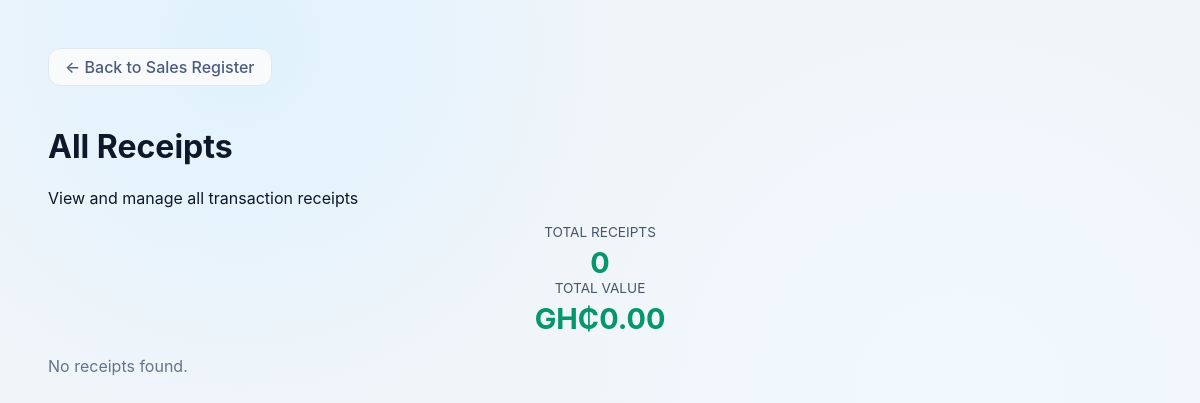
/receipts.php (signed in), run on an earlier commit of the app's database.
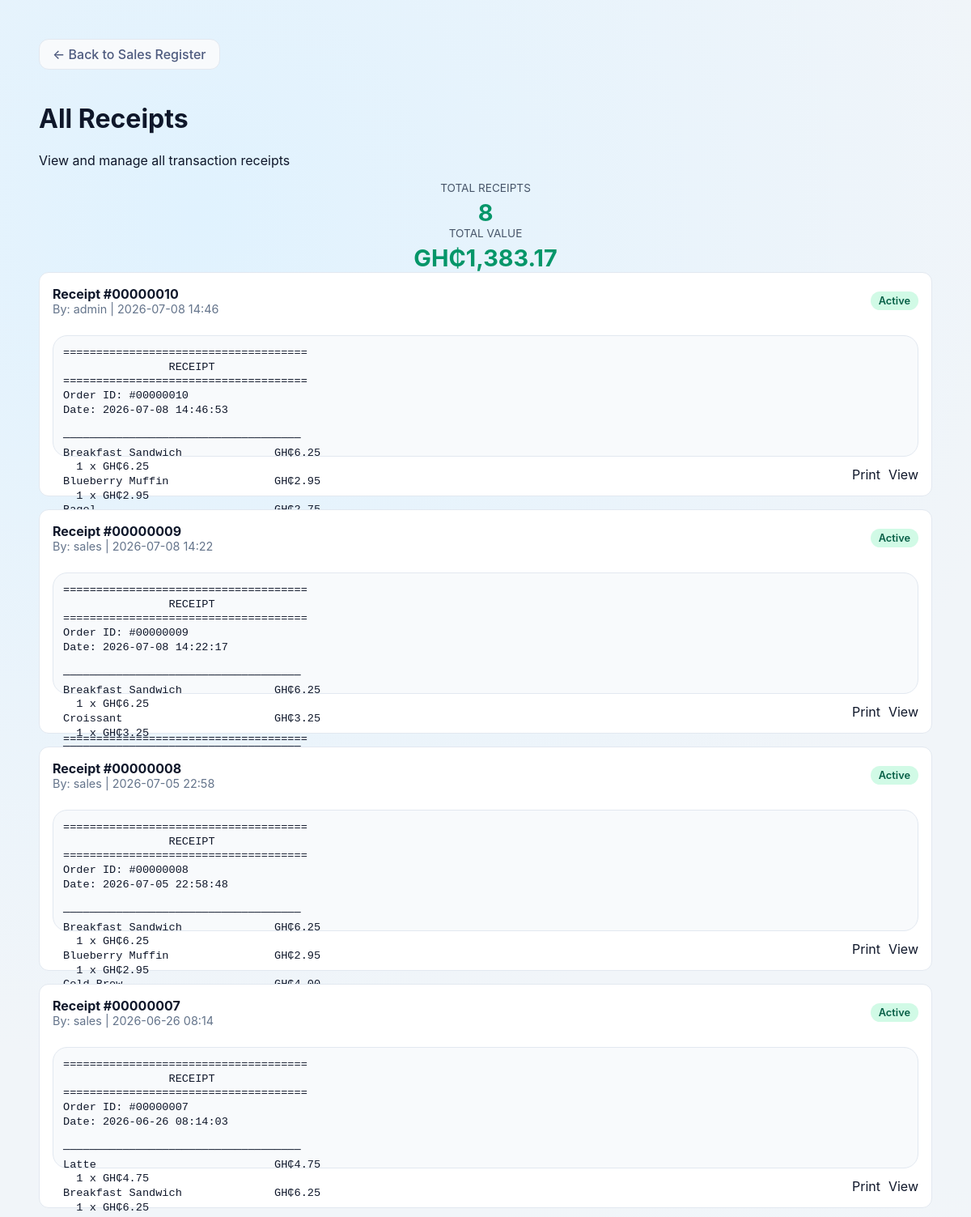
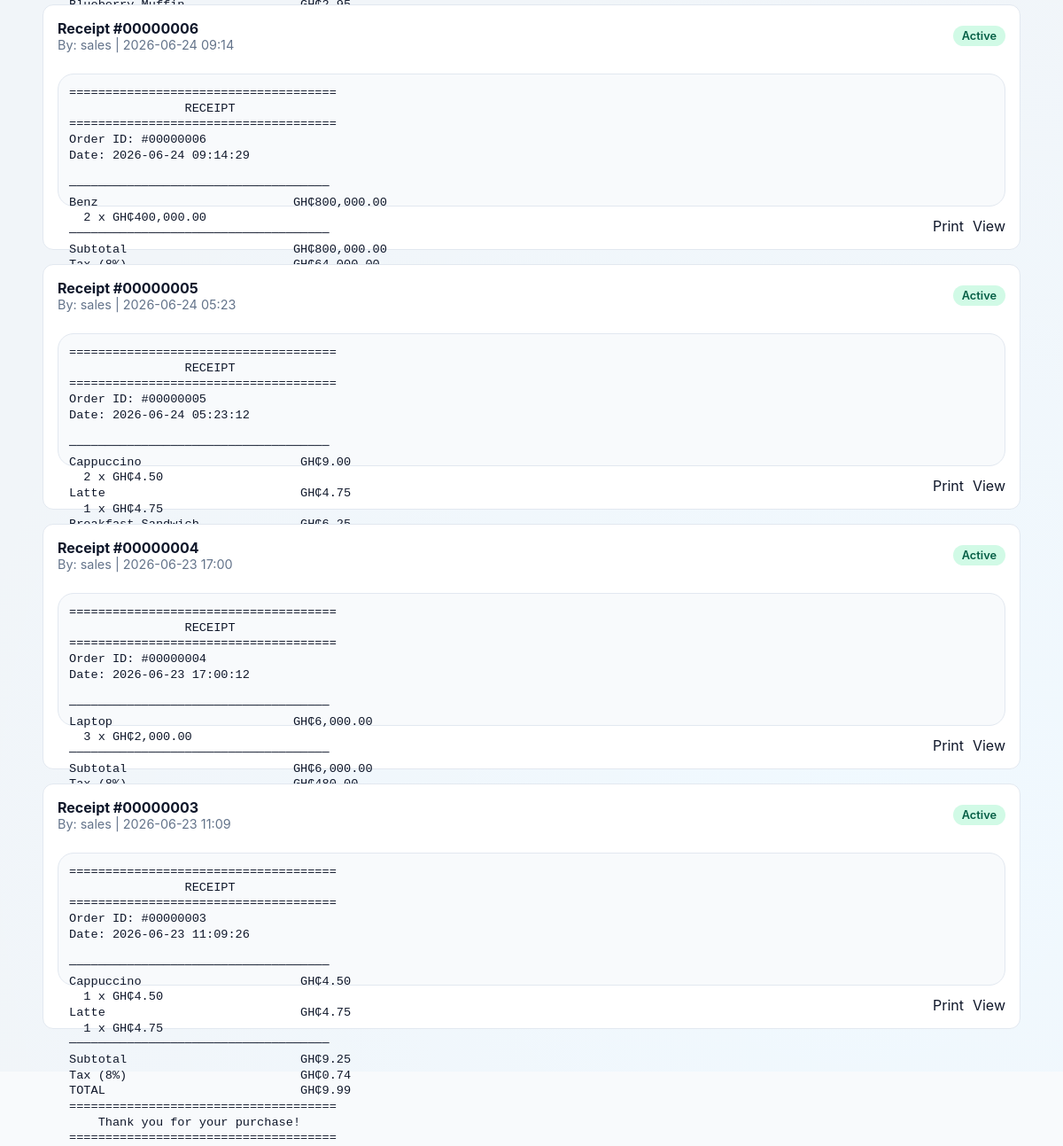
And on a later commit of the database (2 pictures, top to bottom).
### tables this page shows
CREATE TABLE receipts (
            id INTEGER PRIMARY KEY,
            order_id INTEGER NOT NULL UNIQUE,
            username TEXT NOT NULL,
            receipt_content TEXT NOT NULL,
            return_status TEXT NOT NULL DEFAULT "Active",
            created_at TEXT NOT NULL,
            FOREIGN KEY(order_id) REFERENCES orders(id)
        );

### inc/functions.php (called while the page is built, shortened)
<?php
function get_db_path(): string {
    $dir = __DIR__ . '/../data';
    return $dir . '/pos.db';
}
function get_database(): PDO {
    static $pdo = null;
    if ($pdo !== null) {
        return $pdo;
    }
    $path = get_db_path();
    $pdo = new PDO('sqlite:' . $path);
    $pdo->setAttribute(PDO::ATTR_ERRMODE, PDO::ERRMODE_EXCEPTION);
    return $pdo;
}
function load_receipts(): array {
    $stmt = get_database()->query(
        'SELECT r.id, r.order_id, r.username, r.receipt_content, r.return_status, r.created_at
         FROM receipts r
         ORDER BY r.created_at DESC'
    );
    return $stmt->fetchAll(PDO::FETCH_ASSOC);
}

### receipts.php (the view, shortened to what this page needs)
<?php
require_once __DIR__ . '/inc/functions.php';
$user = current_user();
$viewReceiptId = intval($_GET['view'] ?? 0);
$viewReceipt = null;
if ($user['role'] === 'admin') {
    $receipts = load_receipts();
} else {
    $receipts = load_receipts_by_user($user['username']);
}
?>
<!DOCTYPE html>
<html lang="en">
<head>
  <link rel="stylesheet" href="styles.css" />
</head>
<body>
  <div class="receipts-container">
    <a href="sales.php" class="back-link">← Back to Sales Register</a>
    <?php if ($viewReceiptId > 0 && $viewReceipt): ?>
      <div class="single-view">
        <h2>Receipt #<?php echo str_pad((string)$viewReceiptId, 8, '0', STR_PAD_LEFT); ?></h2>
        <pre><?php echo htmlspecialchars($viewReceipt); ?></pre>
        <div class="receipt-actions">
          <a href="print_receipt.php?id=<?php echo $viewReceiptId; ?>" class="primary" target="_blank">Print Receipt</a>
          <a href="receipts.php" class="secondary">Back to All Receipts</a>
        </div>
      </div>
    <?php else: ?>
      <h1>All Receipts</h1>
      <p>View and manage all transaction receipts</p>
      <?php
      $totalReceipts = count($receipts);
      $totalValue = 0;
      foreach ($receipts as $receipt) {
          preg_match('/TOTAL\s+GH₵([\d.]+)/', $receipt['receipt_content'], $matches);
          if (!empty($matches[1])) {
              $totalValue += floatval($matches[1]);
          }
      }
      ?>
      <div class="stats-panel">
        <div class="stat-item">
          <div class="stat-label">Total Receipts</div>
          <div class="stat-value"><?php echo $totalReceipts; ?></div>
        </div>
        <div class="stat-item">
          <div class="stat-label">Total Value</div>
          <div class="stat-value">GH₵<?php echo number_format($totalValue, 2); ?></div>
        </div>
      </div>
      <?php if (empty($receipts)): ?>
        <p class="empty-message">No receipts found.</p>
      <?php else: ?>
        <div class="receipts-summary">
          <?php foreach ($receipts as $receipt): ?>
            <div class="receipt-card">
              <div class="receipt-header">
                <div>
                  <div class="receipt-id">Receipt #<?php echo htmlspecialchars(str_pad((string)$receipt['order_id'], 8, '0', STR_PAD_LEFT)); ?></div>
                  <div class="receipt-meta">
                    By: <?php echo htmlspecialchars($receipt['username']); ?> |
                    <?php echo htmlspecialchars(date('Y-m-d H:i', strtotime($receipt['created_at']))); ?>
                  </div>
                </div>
                <div class="text-right">
                  <span class="receipt-status <?php echo strtolower($receipt['return_status']); ?>">
                    <?php echo htmlspecialchars($receipt['return_status']); ?>
                  </span>
                </div>
              </div>
              <pre class="receipt-preview"><?php echo htmlspecialchars($receipt['receipt_content']); ?></pre>
              <div class="receipt-actions">
                <a href="print_receipt.php?id=<?php echo $receipt['id']; ?>" class="tertiary" target="_blank">Print</a>
                <a href="receipts.php?view=<?php echo $receipt['id']; ?>" class="secondary">View</a>
              </div>
            </div>
          <?php endforeach; ?>
        </div>
      <?php endif; ?>
    <?php endif; ?>
  </div>
</body>
</html>

### styles.css (style rules this page uses)
:root { color-scheme: light; font-family: Inter, system-ui, -apple-system, BlinkMacSystemFont, "Segoe UI", sans-serif; background: #f8fafc; color: #0f172a; font-size: 16px; }
* { box-sizing: border-box; }
html, body { margin: 0; min-height: 100%; }
body { padding: 24px; background: #f1f5f9; background-image: radial-gradient(circle at 20% 10%, #e0f2fe 0%, transparent 40%), radial-gradient(circle at 80% 90%, #f0f9ff 0%, transparent 40%); }
a { color: inherit; text-decoration: none; }
.text-right { text-align: right; }
.header-actions a, .back-link { display: inline-flex; align-items: center; justify-content: center; text-decoration: none; background-color: #f8fafc; color: #334155; padding: 8px 16px; border-radius: 12px; text-align: center; white-space: nowrap; font-weight: 500; border: 1px solid #e2e8f0; transition: background-color 0.2s, border-color 0.2s; }
.back-link { margin-bottom: 20px; color: #4e5b7f; }
.receipt-status { display: inline-block; padding: 4px 10px; border-radius: 999px; font-size: 0.8rem; font-weight: 600; }
.receipt-status.active, .return-badge.active { background: #d1fae6; color: #065f46; }
.product-actions, .cart-actions, .cart-actions-row, .admin-actions, .receipt-actions, .order-actions { display: flex; flex-wrap: wrap; gap: 10px; justify-content: flex-end; align-items: center; }
.receipt-output, .receipt-preview { margin: 0; background: #f8fafc; padding: 22px; border-radius: 18px; min-height: 240px; white-space: pre-wrap; color: #0f172a; font-family: ui-monospace, SFMono-Regular, Menlo, Monaco, Consolas, "Liberation Mono", "Courier New", monospace; border: 1px solid #e2e8f0; }
.receipt-preview { padding: 12px; min-height: 80px; max-height: 150px; font-size: 0.85rem; line-height: 1.3; }
.receipt-id { font-weight: 700; color: #0f172a; }
.receipt-meta, .receipt-return-status { font-size: 0.9rem; color: #64748b; }
.receipts-container, .returns-container, .sales-detail-container { max-width: 1160px; margin: 0 auto; padding: 24px; }
.receipts-summary, .returns-summary, .sales-summary { display: grid; gap: 16px; }
.receipt-card, .return-order, .order-summary { display: grid; gap: 12px; background: #f8fafc; border: 1px solid #e2e8f0; border-radius: 16px; padding: 16px; }
.receipt-card { background: #ffffff; border: 1px solid #e2e8f0; border-radius: 12px; transition: box-shadow 0.2s ease; }
.receipt-header { display: flex; justify-content: space-between; align-items: center; margin-bottom: 12px; }
.order-id, .receipt-id { font-weight: 700; color: #0f172a; }
.order-meta, .receipt-meta { font-size: 0.9rem; color: #64748b; }
.stat-item { text-align: center; }
.stat-label { font-size: 0.85rem; color: #475569; text-transform: uppercase; }
.stat-value { font-size: 1.8rem; font-weight: 700; color: #059669; margin-top: 5px; }
.empty-message { color: #64748b; margin-top: 20px; }

What changed in the data, as far as the page shows it:
added receipts: order "00000010", username "admin", created_at "2026-07-08 14:46", return_status "Active", receipt_content "===================================== RECEIPT ===================================== Order ID: #00000010 Date: 2026-07-08 14:46:53 ──────────────────────────────────── Breakfast Sandwich GH₵6.25 1 x GH₵6.25 Blueberry Muffin GH₵2.95 1 x GH₵2.95…"
added receipts: order "00000009", username "sales", created_at "2026-07-08 14:22", return_status "Active", receipt_content "===================================== RECEIPT ===================================== Order ID: #00000009 Date: 2026-07-08 14:22:17 ──────────────────────────────────── Breakfast Sandwich GH₵6.25 1 x GH₵6.25 Croissant GH₵3.25 1 x GH₵3.25…"
added receipts: order "00000008", username "sales", created_at "2026-07-05 22:58", return_status "Active", receipt_content "===================================== RECEIPT ===================================== Order ID: #00000008 Date: 2026-07-05 22:58:48 ──────────────────────────────────── Breakfast Sandwich GH₵6.25 1 x GH₵6.25 Blueberry Muffin GH₵2.95 1 x GH₵2.95…"
added receipts: order "00000007", username "sales", created_at "2026-06-26 08:14", return_status "Active", receipt_content "===================================== RECEIPT ===================================== Order ID: #00000007 Date: 2026-06-26 08:14:03 ──────────────────────────────────── Latte GH₵4.75 1 x GH₵4.75 Breakfast Sandwich GH₵6.25 1 x GH₵6.25…"
added receipts: order "00000006", username "sales", created_at "2026-06-24 09:14", return_status "Active", receipt_content "===================================== RECEIPT ===================================== Order ID: #00000006 Date: 2026-06-24 09:14:29 ──────────────────────────────────── Benz GH₵800,000.00 2 x GH₵400,000.00 ──────────────────────────────────── Subtotal GH₵800,000.00…"
added receipts: order "00000005", username "sales", created_at "2026-06-24 05:23", return_status "Active", receipt_content "===================================== RECEIPT ===================================== Order ID: #00000005 Date: 2026-06-24 05:23:12 ──────────────────────────────────── Cappuccino GH₵9.00 2 x GH₵4.50 Latte GH₵4.75 1 x GH₵4.75…"
added receipts: order "00000004", username "sales", created_at "2026-06-23 17:00", return_status "Active", receipt_content "===================================== RECEIPT ===================================== Order ID: #00000004 Date: 2026-06-23 17:00:12 ──────────────────────────────────── Laptop GH₵6,000.00 3 x GH₵2,000.00 ──────────────────────────────────── Subtotal GH₵6,000.00…"
added receipts: order "00000003", username "sales", created_at "2026-06-23 11:09", return_status "Active", receipt_content "===================================== RECEIPT ===================================== Order ID: #00000003 Date: 2026-06-23 11:09:26 ──────────────────────────────────── Cappuccino GH₵4.50 1 x GH₵4.50 Latte GH₵4.75 1 x GH₵4.75 ──────────────────────────────────── Subtotal GH₵9.25 Tax (8%) GH₵0.74 TOTAL GH₵9.99 ===================================== Thank you for your purchase! ====================================="
Also different on the page:
$totalReceipts: "0" → "8"
$totalValue: "0.00" → "1,383.17"
text no longer shown: "No receipts found."
